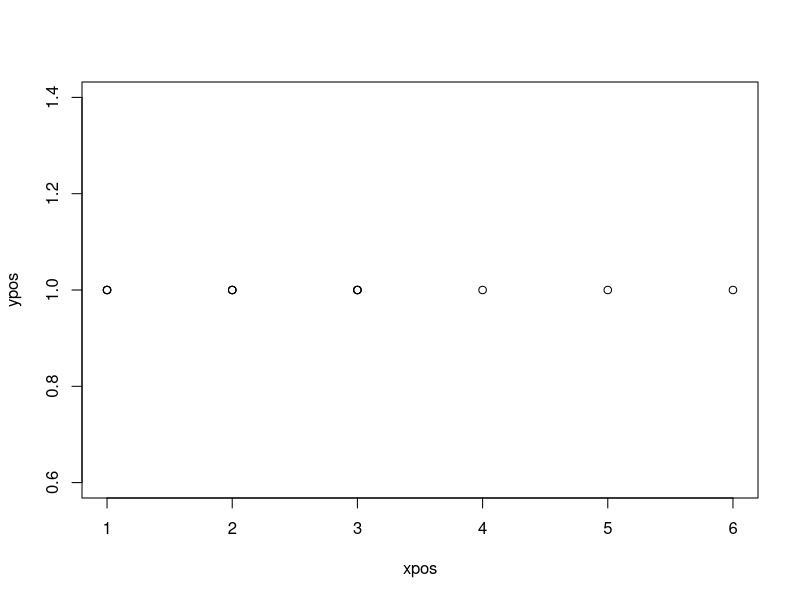
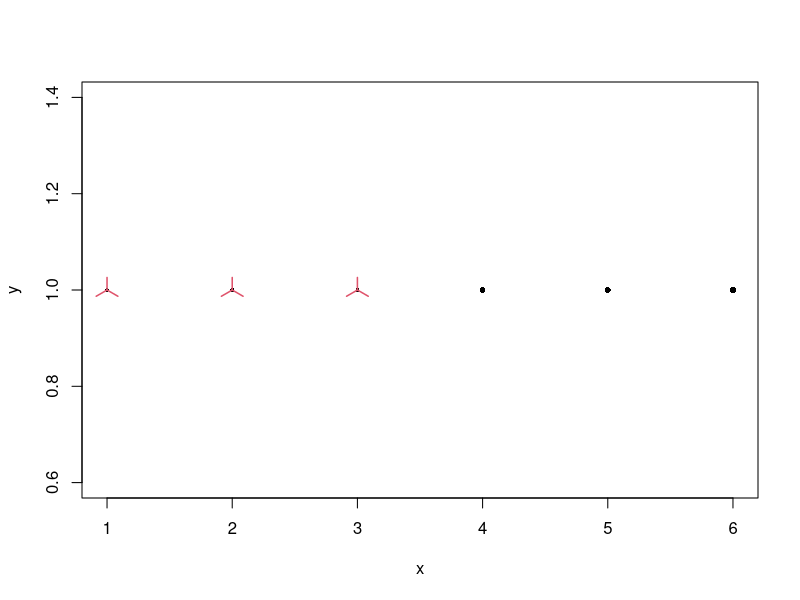

Write the R code that produced these figures, in order.
# Copyright Mark Niemann-Ross, 2018
# Author: Mark Niemann-Ross. mark.niemannross@gmail.com
# LinkedIn: https://www.linkedin.com/in/markniemannross/
# Github: https://github.com/mnr
# More Learning: http://niemannross.com/link/mnratlil
# Description: sunflower plot

xpos <- c(1,2,3,1,2,3,1,2,3,4,5,6) # 12 xy points
ypos <- c(1,1,1,1,1,1,1,1,1,1,1,1)

# but only 6 points are plotted
plot(xpos, ypos)


# use xyTable to calculate overlapping points
xyTbl <- xyTable(xpos, ypos)
# then use sunflowerplot to show the overlap at each point
sunflowerplot(xyTbl)
